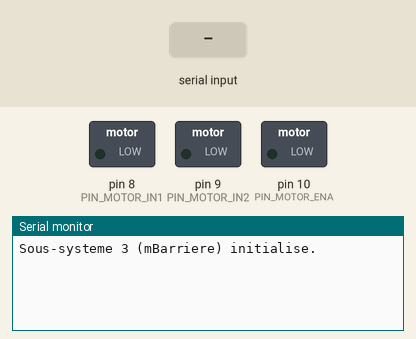
Recording of a program running on a simulated Arduino Uno, built with avr-gcc and run on an emulated ATmega328P. Shown: switched loads named in the program (green lamp = pin HIGH), the last lines printed to the serial monitor. Inputs (shaded band) come from the test bench.

Above: at 1.2 s.
1.3 s: "OK\n" received over Serial
At 2.0 s:
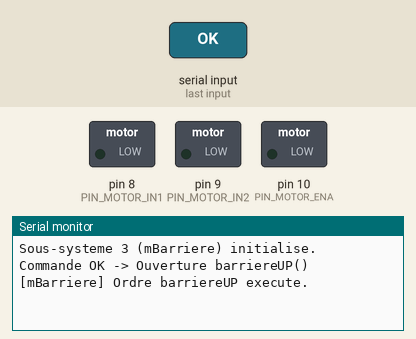
2.8 s: "NoK\n" received over Serial
At 3.6 s:
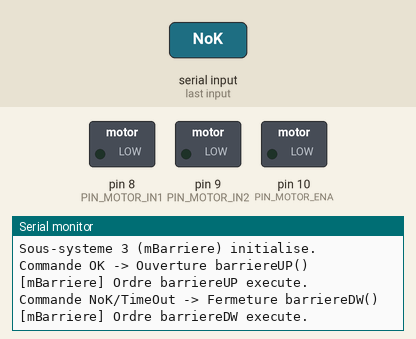
4.3 s: "IN\n" received over Serial
At 5.3 s:
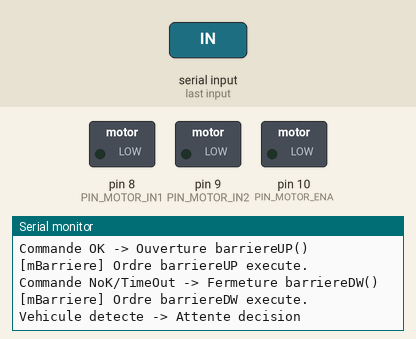

Measured:
- after the input at 1.3 s, the serial monitor: prints a new line at once (image 1)
- after the input at 2.8 s, the serial monitor: prints a new line at once (image 2)
- after the input at 4.3 s, the serial monitor: prints a new line at once (image 3)

The program:

main.cpp
```cpp
#include <Arduino.h>
#include "pinOut.h"
#include "mBarriere.h"

// Fonction de sécurité déclenchée sur intrusion
void surIntrusion(void) {
    Serial.println("ALERTE : Tentative d'ouverture forcee detectee !");
}

void setup() {
    Serial.begin(9600);

    // Configuration des broches du moteur et capteurs issues de pinOut.h
    pinMode(PIN_FIN_HAUT, INPUT_PULLUP);
    pinMode(PIN_FIN_BAS, INPUT_PULLUP);
    pinMode(PIN_MOTOR_IN1, OUTPUT);
    pinMode(PIN_MOTOR_IN2, OUTPUT);
    pinMode(PIN_MOTOR_ENA, OUTPUT);

    // Enregistrement du callback de sécurité
    callbackBarriere(surIntrusion);

    Serial.println("Sous-systeme 3 (mBarriere) initialise.");
}

void loop() {
    // Interprétation des commandes ASCII reçues
    if (Serial.available() > 0) {
        String msg = Serial.readStringUntil('\n');
        msg.trim();

        if (msg == "OK") {
            Serial.println("Commande OK -> Ouverture barriereUP()");
            barriereUP();
        }
        else if (msg == "NoK" || msg == "TimeOut") {
            Serial.println("Commande NoK/TimeOut -> Fermeture barriereDW()");
            barriereDW();
        }
        else if (msg == "IN" || msg == "OUT") {
            Serial.println("Vehicule detecte -> Attente decision");
        }
    }
}
```

mBarriere.cpp
```cpp
#include "mBarriere.h"
#include <Arduino.h>

// Pointeur de fonction pour enregistrer la callback d'intrusion
static void (*callbackIntrusionFunc)() = NULL;

// État courant de la barrière (false = fermée/arrêtée, true = en mouvement/ouverte)

void barriereUP() {
    // Logique de commande des relais pour lever la barrière
    Serial.println("[mBarriere] Ordre barriereUP execute.");
}

void barriereDW() {
    // Logique de commande des relais pour fermer la barrière
    Serial.println("[mBarriere] Ordre barriereDW execute.");
}

void callbackBarriere(void (*intrusion)()) {
    callbackIntrusionFunc = intrusion;
}
```

mBarriere.h
```cpp
/*
Composant : mBarriere
Support   : MEGA / UNO
Version/Auteur/Date : V2.0 DaK / B. Widerkher 20260924

Fonction :
Gère le moteur qui lève et rabaisse la barrière.

Câblage des Relais :
    Relai pinMotorUP (IN1 - Montée) :
        NF  (Normalement Fermé) <-- GND
        COM (Commun)             <-- Borne 1 Moteur
        NO  (Normalement Ouvert) <-- +VCC

    Relai pinMotorDW (IN2 - Descente) :
        NF  (Normalement Fermé) <-- GND
        COM (Commun)             <-- Borne 2 Moteur
        NO  (Normalement Ouvert) <-- +VCC

Utilise les fins de course pour arrêter les mouvements du moteur et maintenir la barrière ouverte.
Signale toute tentative d'ouverture forcée (intrusion).
*/
#pragma once

#include <stdint.h>
#include <stdbool.h>

#ifdef __cplusplus
extern "C" {
#endif

// Lance le levage de la barrière (non bloquant)
void barriereUP(void);

// Lance la fermeture de la barrière (non bloquant)
void barriereDW(void);

// Renvoie l'état courant du moteur (true = en mouvement/ouverte, false = fermée/arrêtée)
bool barriere(void);

// Permet de définir une fonction à appeler lorsque le FC bas change d'état sans ordre barriereUP()
void callbackBarriere(void (*intrusion)(void));

#ifdef __cplusplus
}
#endif
```

pinOut.h
```cpp
#ifndef PINOUT_H
#define PINOUT_H

// Broches d'entrée - Capteurs de position (Active LOW avec pull-up)
#define PIN_FIN_HAUT    2
#define PIN_FIN_BAS     3

// Broches de sortie - Pilotage Moteur (Pont en H / Relais)
#define PIN_MOTOR_IN1   8
#define PIN_MOTOR_IN2   9
#define PIN_MOTOR_ENA   10

#endif // PINOUT_H
```
